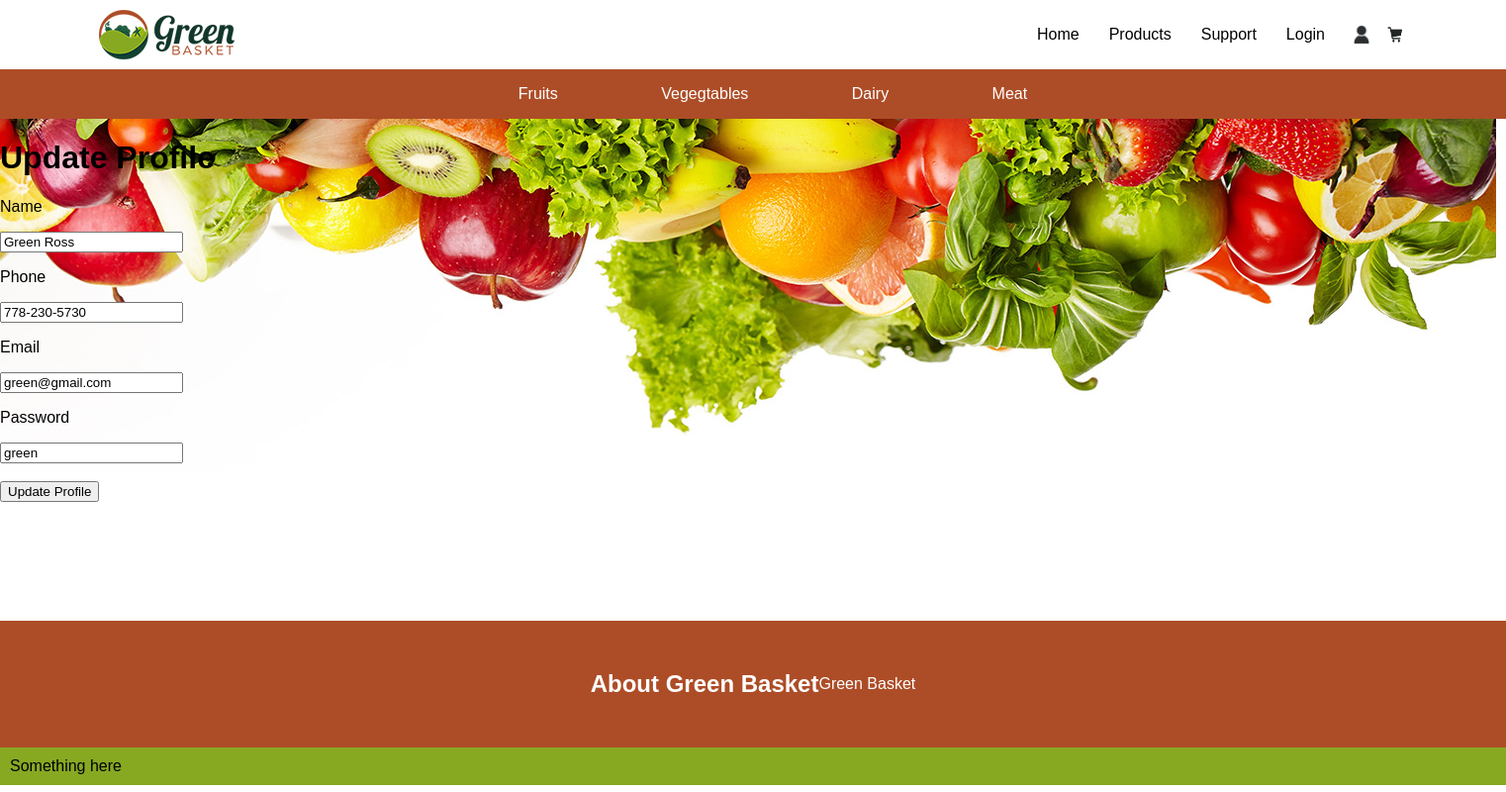
/users/1/update, run on the app's committed database.
### models.py (models this page shows, shortened)
class User( UserMixin, db.Model):
    id = mapped_column(Integer, primary_key=True)
    name = mapped_column(String(200), nullable=False)
    phone = mapped_column(String(20), nullable=True)
    orders = relationship("Order", back_populates="user", cascade="all, delete-orphan")
    email =  mapped_column(String(200), nullable=True)
    password = mapped_column(String(200), nullable=True)
    is_admin = mapped_column(Boolean, default=False)

### routes/users.py (the view)
@users_bp.route("/<int:user_id>/update", methods=["GET", "POST"])
def update_user(user_id):
    user = db.get_or_404(User, user_id)
    if request.method == 'POST':
        user.name = request.form['name']
        user.phone = request.form['phone']
        user.email = request.form['email']
        user.password = request.form['password']
        db.session.commit()
        return redirect(url_for("users.users"))
    else:
        return render_template('pages/profile_update.html', user = user)

### templates/pages/profile_update.html (shortened to what this page needs)
{% extends "base.html" %}
{% block content %}
<div class="content">
    <h1>Update Profile</h1>
    <table class="task_table">
        <form action="/users/{{user.id}}/update" method="POST">
            <div class="form-align">
                <div class="form-label">
                    <p>Name</p>
                    <input type="text" name="name" value="{{user.name}}">
                </div>
                <div class="form-label">
                    <p>Phone</p>
                    <input type="text" name="phone" value="{{user.phone}}">
                </div>
                <div class="form-label">
                    <p>Email</p>
                    <input type="text" name="email" value="{{user.email}}">
                </div>
                <div class="form-label">
                    <p>Password</p>
                    <input type="text" name="password" value="{{user.password}}">
                </div>
                <br>
                <input type="submit" value="Update Profile">
            </div>
        </form>
</div>
{% endblock %}

### static/css/style.css (style rules this page uses)
* { box-sizing: border-box; }
body, html { margin: 0; padding: 0; font-family: Arial, sans-serif; }

### data on the page
User: name "Green Ross", phone "778-230-5730", email "green@gmail.com", password "green"
